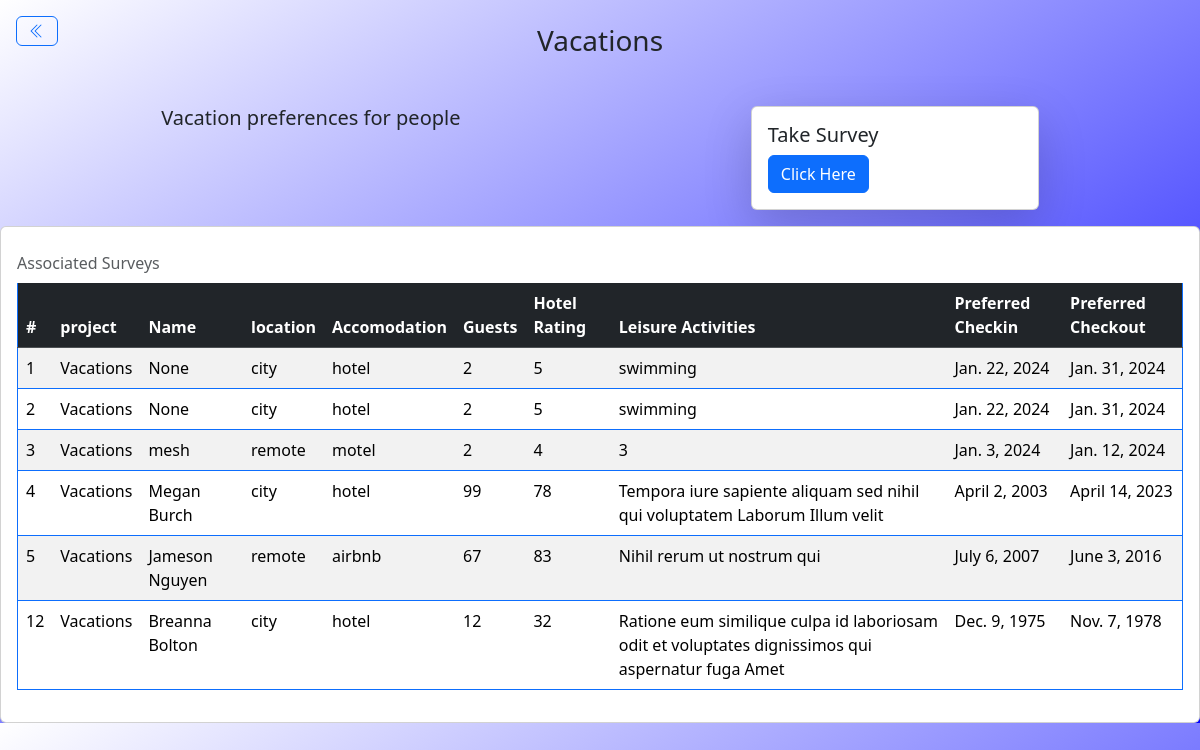
Screenshot of /proview/1/ with the database file from the repository.
### survey/models.py (models this page shows, shortened)
class Project(models.Model):
   name = models.CharField(null=True, max_length=100)
   description = models.TextField(null=True)
   users = models.ManyToManyField(User)
   def __str__(self):
       return self.name

class Survey(models.Model):
     locale={
        ('beach','beach'),
        ('city','city'),
        ('remote','remote'),
     }
     stay ={
        ('hotel','hotel'),
        ('airbnb','airbnb'),
        ('motel','motel'),
     }
     project = models.ForeignKey(Project,null=True,on_delete =models.SET_NULL,)
     name = models.CharField(null=True, max_length=100)
     location = models.CharField(max_length=100,null=True, choices=locale)
     accomodation = models.CharField(max_length=100, null=True, choices=stay)
     guests = models.IntegerField(null=True)
     rating = models.IntegerField(null= True)
     leisure = models.CharField(max_length=100,null=True)
     checkin = models.DateField(null=True)
     checkout = models.DateField(null=True)

### survey/views.py (the view)
# urls.py: path('proview/<str:pk>/', surv.ProView, name='proview'),
def ProView(request,pk):
    project = Project.objects.get(id=pk)
    survey = Survey.objects.all()
    form= SurveyForm()
    if request.method == 'POST':
        form = SurveyForm(request.POST)
        if form.is_valid():
            form.save()
            messages.success(request, 'Survey Saved Successfully')
            return redirect('home')
    context={
        'project':project,
        'survey':survey,
        'form':form,
    }
    return render(request, 'survey/projView.html', context)

### survey/templates/survey/projView.html (shortened to what this page needs)
{% extends "survey/base.html" %}
{% block content %}
<div class="d-flex justify-content-center p-4">
  <div class='p-3 position-absolute top-0 start-0'>
    <a class="icon-link icon-link-hover btn btn-outline-primary" style="--bs-icon-link-transform: translate3d(0, -.125rem, 0);" href="{% url "home" %}">
    </a>
  </div>
  <h3>{{project.name}}</h3>
</div>
<div class="d-flex justify-content-around p-3">
    <h5>{{project.description}}</h5>
    <div class="card shadow-lg" style="width: 18rem;">
        <div class="card-body">
          <h5 class="card-title">Take Survey</h5>
<button type="button" class="btn btn-primary" data-bs-toggle="modal" data-bs-target="#staticBackdrop">
  Click Here
</button>
        </div>
      </div>
</div>
<div class="card">
    <div class="card-body">
        <table class="table overflow-auto h-100 border border-primary border-top-0 caption-top table-striped table-hover">
            <caption>Associated Surveys</caption>
            <thead class="text-primary table-dark">
                <tr>
                    <th scope="col">#</th>
                    <th scope="col">project</th>
                    <th scope="col">Name</th>
                    <th scope="col">location</th>
                    <th scope="col">Accomodation</th>
                    <th scope="col">Guests</th>
                    <th scope="col">Hotel Rating</th>
                    <th scope="col">Leisure Activities</th>
                    <th scope="col">Preferred Checkin</th>
                    <th scope="col">Preferred Checkout</th>
                  </tr>
            </thead>
            <tbody>
                {% for survey in survey  %}
                {% if survey.project.name == project.name %}
                <tr>
                    <td>{{survey.id}}</td>
                    <td>{{survey.project}}</td>
                    <td>{{survey.name}}</td>
                    <td>{{survey.location}}</td>
                    <td>{{survey.accomodation}}</td>
                    <td>{{survey.guests}}</td>
                    <td>{{survey.rating}}</td>
                    <td>{{survey.leisure}}</td>
                    <td>{{survey.checkin}}</td>
                    <td>{{survey.checkout}}</td>
                </tr>
                {% endif %}
              {% endfor %}
            </tbody>
          </table>
    </div>
  </div>
{% endblock content %}

### rows the page displays
Project: name "Vacations", description "Vacation preferences for people"
Survey: id "1", project "Vacations", name "None", location "city", accomodation "hotel", guests "2", rating "5", leisure "swimming", checkin "Jan. 22, 2024", checkout "Jan. 31, 2024"
Survey: id "2", project "Vacations", name "None", location "city", accomodation "hotel", guests "2", rating "5", leisure "swimming", checkin "Jan. 22, 2024", checkout "Jan. 31, 2024"
Survey: id "3", project "Vacations", name "mesh", location "remote", accomodation "motel", guests "2", rating "4", leisure "3", checkin "Jan. 3, 2024", checkout "Jan. 12, 2024"
Survey: id "4", project "Vacations", name "Megan Burch", location "city", accomodation "hotel", guests "99", rating "78", leisure "Tempora iure sapiente aliquam sed nihil qui voluptatem Laborum Illum velit", checkin "April 2, 2003", checkout "April 14, 2023"
Survey: id "5", project "Vacations", name "Jameson Nguyen", location "remote", accomodation "airbnb", guests "67", rating "83", leisure "Nihil rerum ut nostrum qui", checkin "July 6, 2007", checkout "June 3, 2016"
Survey: id "12", project "Vacations", name "Breanna Bolton", location "city", accomodation "hotel", guests "12", rating "32", leisure "Ratione eum similique culpa id laboriosam odit et voluptates dignissimos qui aspernatur fuga Amet", checkin "Dec. 9, 1975", checkout "Nov. 7, 1978"
